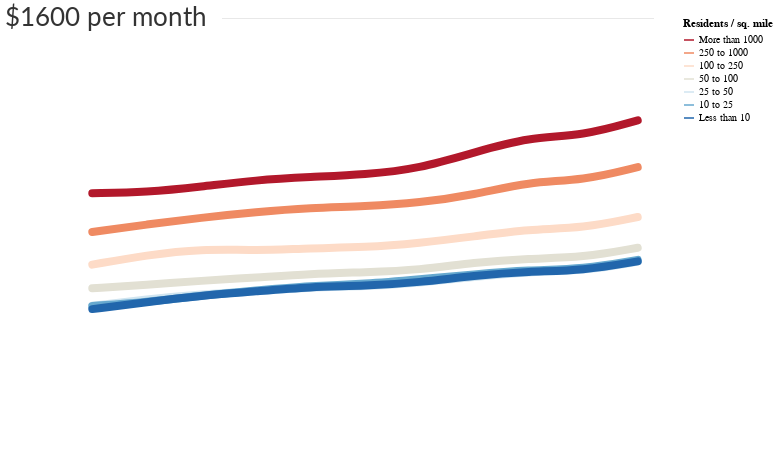

The code cell stored with this chart in its notebook:
### Code cell
rent_pop_den_chart

### Figure 1 — Vega-Lite specification as saved in the notebook (floating-point values rounded to 4 significant figures)
{"width": 600, "height": 450, "background": "white", "config": {"title": {"fontWeight": "normal", "fontSize": 36, "anchor": "start", "font": "Lato", "offset": 5}, "axisX": {"grid": false, "labelFont": "Lato", "labelFontSize": 16, "labelAngle": 0, "labelPadding": 10, "ticks": false, "tickSize": 5, "title": null, "titleFont": "Lato", "titleFontSize": 16, "titleFontWeight": "normal", "titleY": 30, "titleX": 280}, "axisY": {"grid": true, "gridOpacity": 1, "labelFont": "Lato", "labelFontSize": 16, "labelLimit": 100, "labelAlign": "left", "labelPadding": 20, "ticks": false, "title": null, "titleFont": "Lato", "titleFontWeight": "normal", "titleFontSize": 16, "titleAlign": "left", "titleAngle": 0, "titleY": -20, "titleX": -20, "domainWidth": 0}, "view": {"strokeOpacity": 0}}, "layer": [{"data": {"name": "data-2b867c9430a4f70fb4a6b60ecb6c3253"}, "mark": {"type": "line", "interpolate": "basis", "size": 8, "strokeCap": "round"}, "encoding": {"color": {"type": "nominal", "field": "Pop", "scale": {"domain": ["More than 1000", "250 to 1000", "100 to 250", "50 to 100", "25 to 50", "10 to 25", "Less than 10"], "range": ["#b2182b", "#ef8a62", "#fddbc7", "#e2e0d3", "#d1e5f0", "#67a9cf", "#2166ac"]}, "title": "Residents / sq. mile"}, "x": {"type": "ordinal", "axis": {"labelFontSize": 26, "labelOpacity": 0.8, "tickSize": 10, "ticks": true, "values": [2008, 2018]}, "field": "Year"}, "y": {"type": "quantitative", "axis": {"format": "a", "labelFontSize": 26, "labelOpacity": 0.8, "labelPadding": 60, "titleFontSize": 26, "titleOpacity": 0.8, "titleX": -60, "titleY": -30, "values": [400, 800, 1200]}, "field": "Med_Rent", "scale": {"domain": [0, 1600]}, "title": "Counties grouped by population density"}}}, {"data": {"name": "data-60db414ad589af0d032e4fa4a78314f1"}, "mark": {"type": "text", "dx": 14, "dy": 0, "font": "lato", "fontSize": 26, "opacity": 0.8}, "encoding": {"text": {"type": "nominal", "field": "text"}, "x": {"type": "ordinal", "field": "x"}, "y": {"type": "quantitative", "field": "y"}}}, {"data": {"name": "data-cd1b470d405c37f5481e2988503378bd"}, "mark": {"type": "text", "dx": 18, "dy": -4, "fontSize": 11.5, "fontWeight": "bold", "opacity": 0.09}, "encoding": {"text": {"type": "nominal", "field": "text"}, "x": {"type": "ordinal", "axis": null, "field": "x"}, "y": {"type": "quantitative", "axis": null, "field": "y"}}}], "$schema": "https://vega.github.io/schema/vega-lite/v4.0.0.json", "datasets": {"data-2b867c9430a4f70fb4a6b60ecb6c3253": [{"Year": 2008, "Pop": "More than 1000", "Med_Rent": 977.0, "pct_chg": -0.2083, "Order": 1000}, {"Year": 2009, "Pop": "More than 1000", "Med_Rent": 980.0, "pct_chg": 0.003071, "Order": 1000}, {"Year": 2010, "Pop": "More than 1000", "Med_Rent": 1000.0, "pct_chg": 0.02041, "Order": 1000}, {"Year": 2011, "Pop": "More than 1000", "Med_Rent": 1024.0, "pct_chg": 0.024, "Order": 1000}, {"Year": 2012, "Pop": "More than 1000", "Med_Rent": 1035.0, "pct_chg": 0.01074, "Order": 1000}, {"Year": 2013, "Pop": "More than 1000", "Med_Rent": 1043.0, "pct_chg": 0.007729, "Order": 1000}, {"Year": 2014, "Pop": "More than 1000", "Med_Rent": 1065.0, "pct_chg": 0.02109, "Order": 1000}, {"Year": 2015, "Pop": "More than 1000", "Med_Rent": 1122.0, "pct_chg": 0.05352, "Order": 1000}, {"Year": 2016, "Pop": "More than 1000", "Med_Rent": 1176.0, "pct_chg": 0.04813, "Order": 1000}, {"Year": 2017, "Pop": "More than 1000", "Med_Rent": 1181.0, "pct_chg": 0.004252, "Order": 1000}, {"Year": 2018, "Pop": "More than 1000", "Med_Rent": 1236.0, "pct_chg": 0.04657, "Order": 1000}, {"Year": 2008, "Pop": "250 to 1000", "Med_Rent": 839.0, "pct_chg": -0.02894, "Order": 1000}, {"Year": 2009, "Pop": "250 to 1000", "Med_Rent": 866.0, "pct_chg": 0.03218, "Order": 1000}, {"Year": 2010, "Pop": "250 to 1000", "Med_Rent": 890.0, "pct_chg": 0.02771, "Order": 1000}, {"Year": 2011, "Pop": "250 to 1000", "Med_Rent": 910.0, "pct_chg": 0.02247, "Order": 1000}, {"Year": 2012, "Pop": "250 to 1000", "Med_Rent": 925.0, "pct_chg": 0.01648, "Order": 1000}, {"Year": 2013, "Pop": "250 to 1000", "Med_Rent": 930.0, "pct_chg": 0.005405, "Order": 1000}, {"Year": 2014, "Pop": "250 to 1000", "Med_Rent": 943.0, "pct_chg": 0.01398, "Order": 1000}, {"Year": 2015, "Pop": "250 to 1000", "Med_Rent": 971.0, "pct_chg": 0.02969, "Order": 1000}, {"Year": 2016, "Pop": "250 to 1000", "Med_Rent": 1018.0, "pct_chg": 0.0484, "Order": 1000}, {"Year": 2017, "Pop": "250 to 1000", "Med_Rent": 1022.0, "pct_chg": -0.01081, "Order": 1000}, {"Year": 2018, "Pop": "250 to 1000", "Med_Rent": 1070.0, "pct_chg": 0.05561, "Order": 1000}, {"Year": 2008, "Pop": "100 to 250", "Med_Rent": 723.0, "pct_chg": -0.09398, "Order": 250}, {"Year": 2009, "Pop": "100 to 250", "Med_Rent": 757.0, "pct_chg": 0.04703, "Order": 250}, {"Year": 2010, "Pop": "100 to 250", "Med_Rent": 779.0, "pct_chg": 0.02906, "Order": 250}, {"Year": 2011, "Pop": "100 to 250", "Med_Rent": 773.0, "pct_chg": -0.007702, "Order": 250}, {"Year": 2012, "Pop": "100 to 250", "Med_Rent": 782.0, "pct_chg": 0.01164, "Order": 250}, {"Year": 2013, "Pop": "100 to 250", "Med_Rent": 784.0, "pct_chg": 0.002558, "Order": 250}, {"Year": 2014, "Pop": "100 to 250", "Med_Rent": 800.0, "pct_chg": 0.02041, "Order": 250}, {"Year": 2015, "Pop": "100 to 250", "Med_Rent": 823.0, "pct_chg": 0.02875, "Order": 250}, {"Year": 2016, "Pop": "100 to 250", "Med_Rent": 849.0, "pct_chg": 0.03159, "Order": 250}, {"Year": 2017, "Pop": "100 to 250", "Med_Rent": 852.6, "pct_chg": 0.0318, "Order": 250}, {"Year": 2018, "Pop": "100 to 250", "Med_Rent": 892.3, "pct_chg": 0.02055, "Order": 250}, {"Year": 2008, "Pop": "50 to 100", "Med_Rent": 639.0, "pct_chg": -0.3989, "Order": 100}, {"Year": 2009, "Pop": "50 to 100", "Med_Rent": 651.0, "pct_chg": 0.01878, "Order": 100}, {"Year": 2010, "Pop": "50 to 100", "Med_Rent": 666.0, "pct_chg": 0.02304, "Order": 100}, {"Year": 2011, "Pop": "50 to 100", "Med_Rent": 677.0, "pct_chg": 0.01652, "Order": 100}, {"Year": 2012, "Pop": "50 to 100", "Med_Rent": 690.0, "pct_chg": 0.0192, "Order": 100}, {"Year": 2013, "Pop": "50 to 100", "Med_Rent": 696.0, "pct_chg": 0.008696, "Order": 100}, {"Year": 2014, "Pop": "50 to 100", "Med_Rent": 704.0, "pct_chg": 0.01149, "Order": 100}, {"Year": 2015, "Pop": "50 to 100", "Med_Rent": 731.0, "pct_chg": 0.03835, "Order": 100}, {"Year": 2016, "Pop": "50 to 100", "Med_Rent": 745.0, "pct_chg": 0.01915, "Order": 100}, {"Year": 2017, "Pop": "50 to 100", "Med_Rent": 748.2, "pct_chg": 0.2228, "Order": 100}, {"Year": 2018, "Pop": "50 to 100", "Med_Rent": 783.0, "pct_chg": -0.006586, "Order": 100}, {"Year": 2008, "Pop": "25 to 50", "Med_Rent": 577.0, "pct_chg": -0.3546, "Order": 50}, {"Year": 2009, "Pop": "25 to 50", "Med_Rent": 600.0, "pct_chg": 0.03986, "Order": 50}, {"Year": 2010, "Pop": "25 to 50", "Med_Rent": 618.0, "pct_chg": 0.03, "Order": 50}, {"Year": 2011, "Pop": "25 to 50", "Med_Rent": 629.0, "pct_chg": 0.0178, "Order": 50}, {"Year": 2012, "Pop": "25 to 50", "Med_Rent": 643.0, "pct_chg": 0.02226, "Order": 50}, {"Year": 2013, "Pop": "25 to 50", "Med_Rent": 646.0, "pct_chg": 0.004666, "Order": 50}, {"Year": 2014, "Pop": "25 to 50", "Med_Rent": 658.0, "pct_chg": 0.01858, "Order": 50}, {"Year": 2015, "Pop": "25 to 50", "Med_Rent": 680.0, "pct_chg": 0.03343, "Order": 50}, {"Year": 2016, "Pop": "25 to 50", "Med_Rent": 698.0, "pct_chg": 0.02647, "Order": 50}, {"Year": 2017, "Pop": "25 to 50", "Med_Rent": 701.0, "pct_chg": 0.2163, "Order": 50}, {"Year": 2018, "Pop": "25 to 50", "Med_Rent": 733.6, "pct_chg": 0.01767, "Order": 50}, {"Year": 2008, "Pop": "10 to 25", "Med_Rent": 576.0, "pct_chg": null, "Order": 25}, {"Year": 2009, "Pop": "10 to 25", "Med_Rent": 590.0, "pct_chg": 0.02431, "Order": 25}, {"Year": 2010, "Pop": "10 to 25", "Med_Rent": 613.0, "pct_chg": 0.03898, "Order": 25}, {"Year": 2011, "Pop": "10 to 25", "Med_Rent": 631.0, "pct_chg": 0.02936, "Order": 25}, {"Year": 2012, "Pop": "10 to 25", "Med_Rent": 648.0, "pct_chg": 0.02694, "Order": 25}, {"Year": 2013, "Pop": "10 to 25", "Med_Rent": 654.0, "pct_chg": 0.009259, "Order": 25}, {"Year": 2014, "Pop": "10 to 25", "Med_Rent": 671.0, "pct_chg": 0.02599, "Order": 25}, {"Year": 2015, "Pop": "10 to 25", "Med_Rent": 689.0, "pct_chg": 0.02683, "Order": 25}, {"Year": 2016, "Pop": "10 to 25", "Med_Rent": 704.0, "pct_chg": 0.02177, "Order": 25}, {"Year": 2017, "Pop": "10 to 25", "Med_Rent": 707.0, "pct_chg": 0.1122, "Order": 25}, {"Year": 2018, "Pop": "10 to 25", "Med_Rent": 739.9, "pct_chg": 0.01916, "Order": 25}, {"Year": 2008, "Pop": "Less than 10", "Med_Rent": 565.0, "pct_chg": -0.3757, "Order": 10}, {"Year": 2009, "Pop": "Less than 10", "Med_Rent": 590.0, "pct_chg": 0.04425, "Order": 10}, {"Year": 2010, "Pop": "Less than 10", "Med_Rent": 613.0, "pct_chg": 0.03898, "Order": 10}, {"Year": 2011, "Pop": "Less than 10", "Med_Rent": 628.0, "pct_chg": 0.02447, "Order": 10}, {"Year": 2012, "Pop": "Less than 10", "Med_Rent": 644.0, "pct_chg": 0.02548, "Order": 10}, {"Year": 2013, "Pop": "Less than 10", "Med_Rent": 647.0, "pct_chg": 0.004658, "Order": 10}, {"Year": 2014, "Pop": "Less than 10", "Med_Rent": 660.0, "pct_chg": 0.02009, "Order": 10}, {"Year": 2015, "Pop": "Less than 10", "Med_Rent": 684.0, "pct_chg": 0.03636, "Order": 10}, {"Year": 2016, "Pop": "Less than 10", "Med_Rent": 699.0, "pct_chg": 0.02193, "Order": 10}, {"Year": 2017, "Pop": "Less than 10", "Med_Rent": 702.0, "pct_chg": 0.6137, "Order": 10}, {"Year": 2018, "Pop": "Less than 10", "Med_Rent": 734.7, "pct_chg": 0.09397, "Order": 10}], "data-60db414ad589af0d032e4fa4a78314f1": [{"x": 2008, "y": 1600, "text": "$1600 per month"}], "data-cd1b470d405c37f5481e2988503378bd": [{"x": 2014, "y": 1600, "text": "________________________________________________________________________"}]}}
